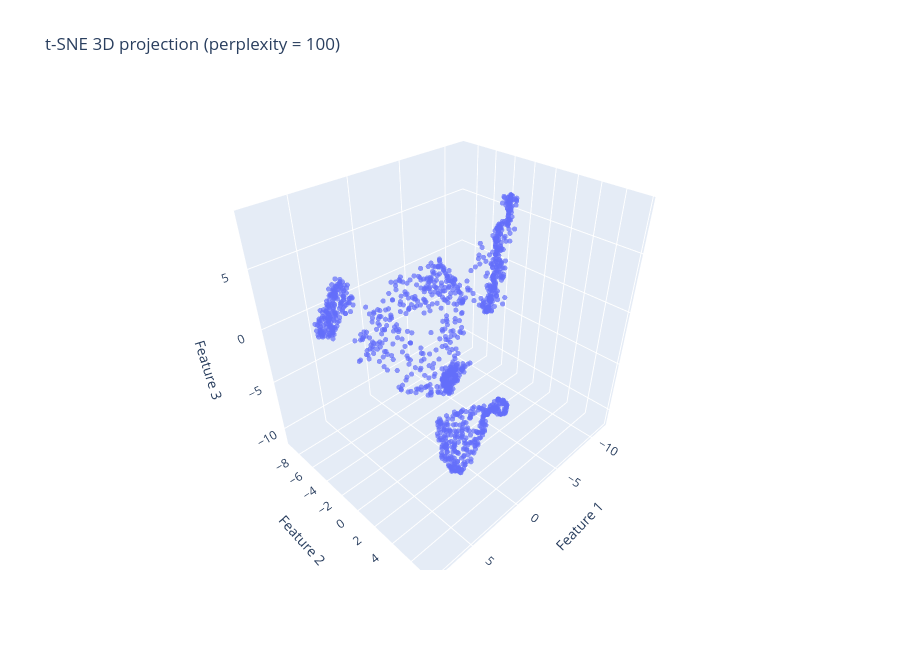

Notebook code for this chart:
### Markdown cell above
***Prompt***:

<font size=3 color="#4682B4"><b> Create an interactive 3D visualization of the t-SNE embedding to explore cluster separation across all dimensions.
</font>

### Code cell
# interactive 3D scatter - rotate to inspect group separation along all three axes
fig = px.scatter_3d(
    tsne_3d_data,
    x="Feature 1", y="Feature 2", z="Feature 3",
    opacity=0.7,
    title="t-SNE 3D projection (perplexity = 100)",
)
fig.update_traces(marker=dict(size=3))
fig.update_layout(height=650)
fig.show()

### Figure 1 — Plotly figure (JSON) as saved in the notebook; plotly's stock layout.template omitted (floating-point values rounded to 4 significant figures; data arrays with more than 128 entries replaced by an {"elided": "..."} marker saying what was removed)
{"data": [{"hovertemplate": "Feature 1=%{x}<br>Feature 2=%{y}<br>Feature 3=%{z}<extra></extra>", "legendgroup": "", "marker": {"color": "#636efa", "opacity": 0.7, "size": 3, "symbol": "circle"}, "mode": "markers", "name": "", "scene": "scene", "showlegend": false, "type": "scatter3d", "x": {"elided": "1247 float values"}, "y": {"elided": "1247 float values"}, "z": {"elided": "1247 float values"}}], "layout": {"height": 650, "legend": {"tracegroupgap": 0}, "scene": {"domain": {"x": [0, 1], "y": [0, 1]}, "xaxis": {"title": {"text": "Feature 1"}}, "yaxis": {"title": {"text": "Feature 2"}}, "zaxis": {"title": {"text": "Feature 3"}}}, "title": {"text": "t-SNE 3D projection (perplexity = 100)"}}}
